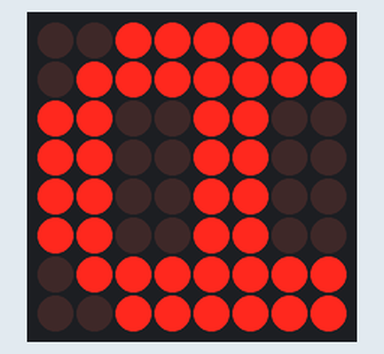
Recording of a sketch running on a simulated Arduino Mega 2560, built with avr-gcc and run on an emulated ATmega2560. Shown: 8×8 LED matrix. Wiring (inferred from the names in the program): LED matrix (orientation assumed): rows pin 46, pin 47, pin 48, pin 49, pin 50, pin 51, pin 52, pin 53; columns pin 22, pin 23, pin 24, pin 25, pin 26, pin 27, pin 28, pin 29.

Above: at 0.1 s.

The sketch:

Ejemplo2.ino
```cpp
#include "figuras.h"
int columnas[] = {22, 23, 24, 25, 26, 27, 28, 29};
int filas[] = {46, 47, 48, 49, 50, 51, 52, 53};
int letra[][8]={
  {0, 0, 0, 0, 0, 0, 0, 0},//1
  {0, 0, 0, 0, 0, 0, 0, 0},//2
  {0, 0, 0, 0, 0, 0, 0, 0},//3
  {0, 0, 0, 0, 0, 0, 0, 0},//4
  {0, 0, 0, 0, 0, 0, 0, 0},//5
  {0, 0, 0, 0, 0, 0, 0, 0},//6
  {0, 0, 0, 0, 0, 0, 0, 0},//7
  {0, 0, 0, 0, 0, 0, 0, 0},//8
};

void setup() {
  // put your setup code here, to run once:
  for(int i = 0; i < 8; i++){
    pinMode(filas[i], OUTPUT);
    pinMode(columnas[i], OUTPUT);
  }
  LimpiarMatriz();
}

void loop() {
  // put your main code here, to run repeatedly:
  //BARRIDO CON COLUMNAS Y FILAS
  //for(int fila = 0; fila < 8; fila++){
    //digitalWrite(filas[fila], HIGH);
//    for(int col = 0; col < 8; col++){
      //digitalWrite(columnas[col], LOW);
      //delay(500);
      //digitalWrite(columnas[col], HIGH);
    //}
    //digitalWrite(filas[fila], LOW);
  //}
  //BARRIDO POR FILAS Y COLUMNAS
//  for(int col = 0; col < 8; col++){
  //  digitalWrite(columnas[col], LOW);
    //for(int fila = 0; fila < 8; fila++){
//      digitalWrite(filas[fila], HIGH);
  //    delay(200);
    //  digitalWrite(filas[fila], LOW);
//    }
  //  digitalWrite(columnas[col], HIGH);
  //}
  for(int col = 0; col < 8; col++){
    for(int fila = 0; fila < 8; fila++){
      letra[col][fila] = a[col][fila];
    }
  }
  for(int col = 0; col < 8; col++){
    digitalWrite(columnas[col], LOW);
    for(int fila = 0; fila < 8; fila++){
      if(letra[col][fila] == 1){
        digitalWrite(filas[fila], HIGH);
      }
    }
    delay(1);
    digitalWrite(columnas[col], HIGH);
    for(int fila = 0; fila < 8; fila++){
      digitalWrite(filas[fila], LOW);
    }
  }
  LimpiarMatriz();
}

void LimpiarMatriz(){
  for(int i = 0; i < 8; i++){
    digitalWrite(filas[i], LOW);
    digitalWrite(columnas[i], HIGH);
  }
}
```

figuras.h
```cpp
int espacio[] = {0, 0, 0, 0, 0, 0, 0, 0};

int a[][8] = {
  {0, 0, 1, 1, 1, 1, 0, 0},//1
  {0, 1, 1, 1, 1, 1, 1, 0},//2
  {1, 1, 0, 0, 0, 0, 1, 1},//3
  {1, 1, 0, 0, 0, 0, 1, 1},//4
  {1, 1, 1, 1, 1, 1, 1, 1},//5
  {1, 1, 1, 1, 1, 1, 1, 1},//6
  {1, 1, 0, 0, 0, 0, 1, 1},//7
  {1, 1, 0, 0, 0, 0, 1, 1} //8
};

int t[][8] = {
  {1, 1, 1, 1, 1, 1, 1, 1},//1
  {1, 1, 1, 1, 1, 1, 1, 1},//2
  {1, 1, 1, 1, 1, 1, 1, 1},//3
  {0, 0, 0, 1, 1, 0, 0, 0},//4
  {0, 0, 0, 1, 1, 0, 0, 0},//5
  {0, 0, 0, 1, 1, 0, 0, 0},//6
  {0, 0, 0, 1, 1, 0, 0, 0},//7
  {0, 0, 0, 1, 1, 0, 0, 0} //8
};
```
